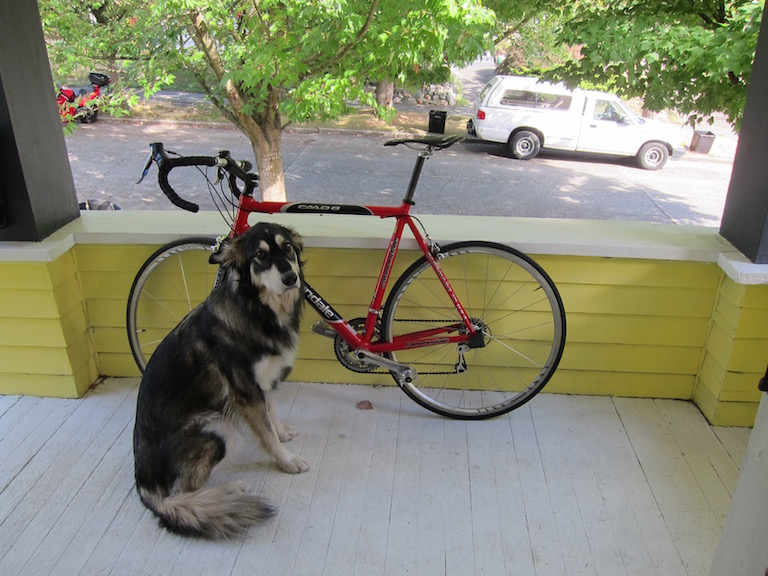
#> input picture pliki/dog.jpg, 768 x 576 px
$ jupyter execute cw3.ipynb   (older library calls are emulated)
#> lines starting #> are read from the running program, lines starting #| are printed output that depends on the picture
[cell 1]
import cv2
import matplotlib.pyplot as plt
import numpy as np

[cell 2]
image = cv2.imread("../pliki/dog.jpg")
#> image is the input picture: shape (576, 768, 3); mean B, G, R 114.1, 135.7, 134.4

[cell 3]
plt.imshow(image)
plt.title("Oryginalny obraz")
plt.axis("off")
plt.show()

### histogram jasności

[cell 4]
gray = cv2.cvtColor(image, cv2.COLOR_BGR2GRAY)
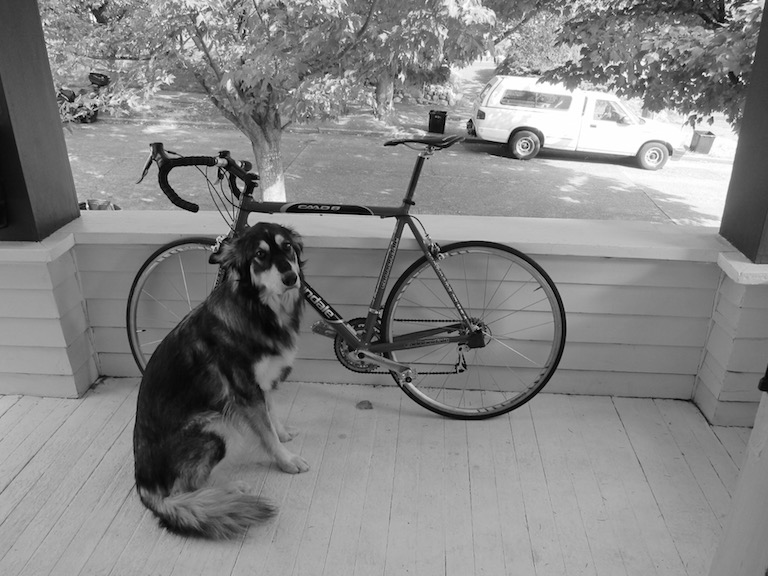
#> gray: shape (576, 768); min 0, max 255, mean 132.8
plt.hist(gray.ravel(), bins=256)
plt.title("Histogram jasności")
plt.xlabel("Jasność")
plt.ylabel("Liczba pikseli")
plt.show()
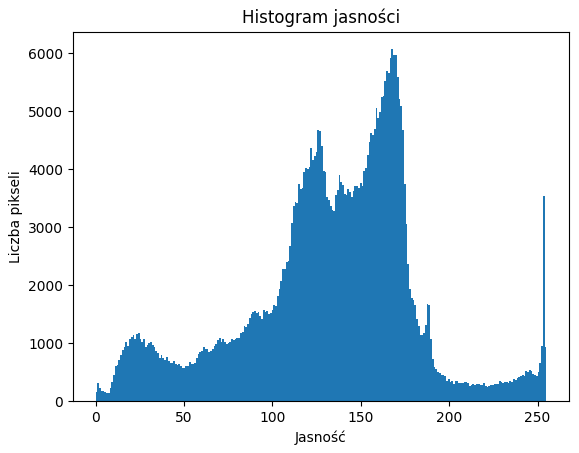
#> figure drawn by matplotlib, 1 panel; tallest bar 6067 high, from x = 167.3 to 168.3

### Zastosuj operatory Sobela, Prewitta i Robertsa do wykrycia krawędzi. Porównaj efekty uzyskane przez trzy operatory z oryginalnym obrazem.

[cell 5]
# Sobel
sobelx = cv2.Sobel(gray, cv2.CV_64F, 1, 0)
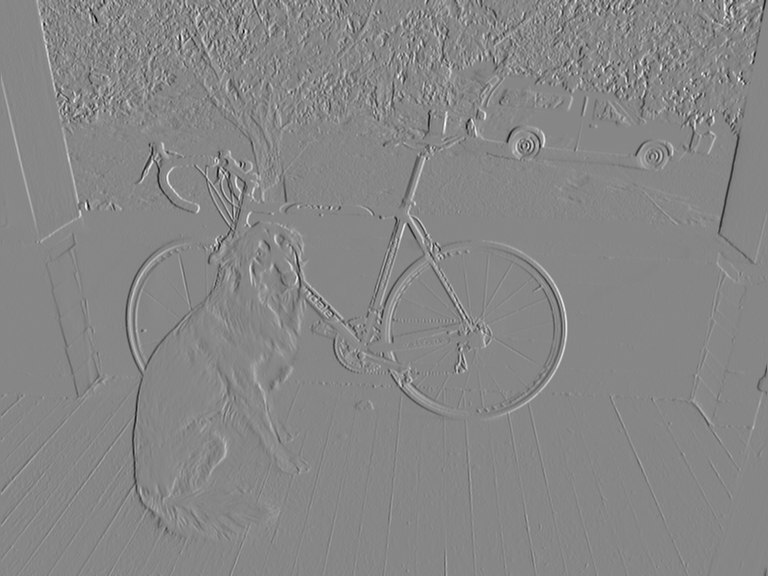
#> sobelx: shape (576, 768) float64; min -847, max 755, mean -0.2; drawn with min black and max white
sobely = cv2.Sobel(gray, cv2.CV_64F, 0, 1)
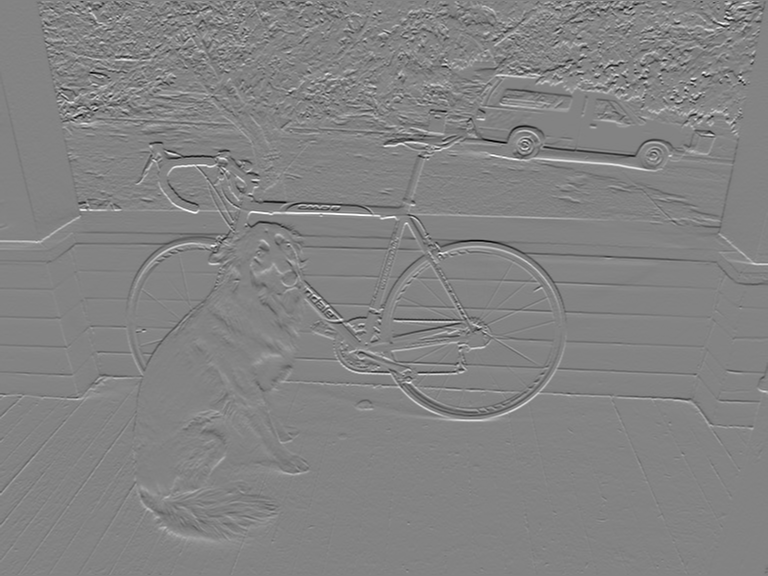
#> sobely: shape (576, 768) float64; min -795, max 749, mean 0.4; drawn with min black and max white
sobel = cv2.magnitude(sobelx, sobely)
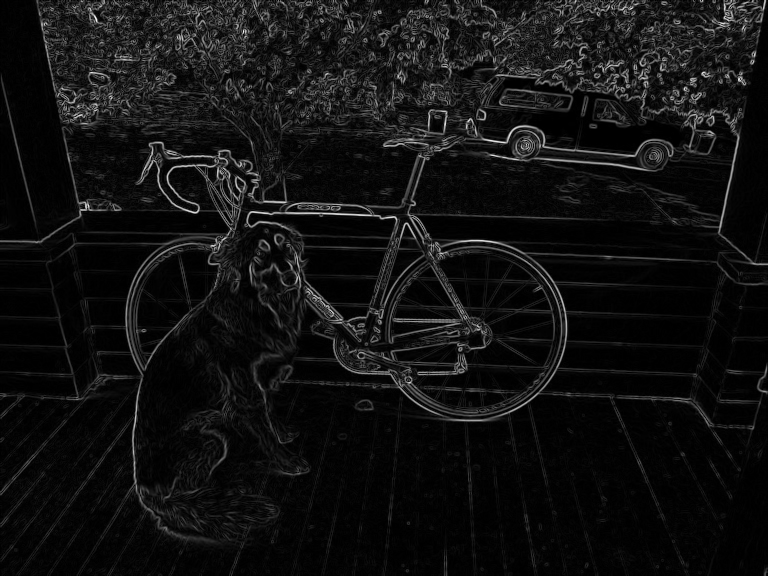
#> sobel: shape (576, 768) float64; min 0, max 862.2, mean 59.4; drawn with min black and max white
# Prewitt
kernelx = np.array([[1,0,-1],
 [1,0,-1],
[1,0,-1]])
kernely = np.array([[1,1,1],
 [0,0,0],
[-1,-1,-1]])
prewittx = cv2.filter2D(gray, -1, kernelx)
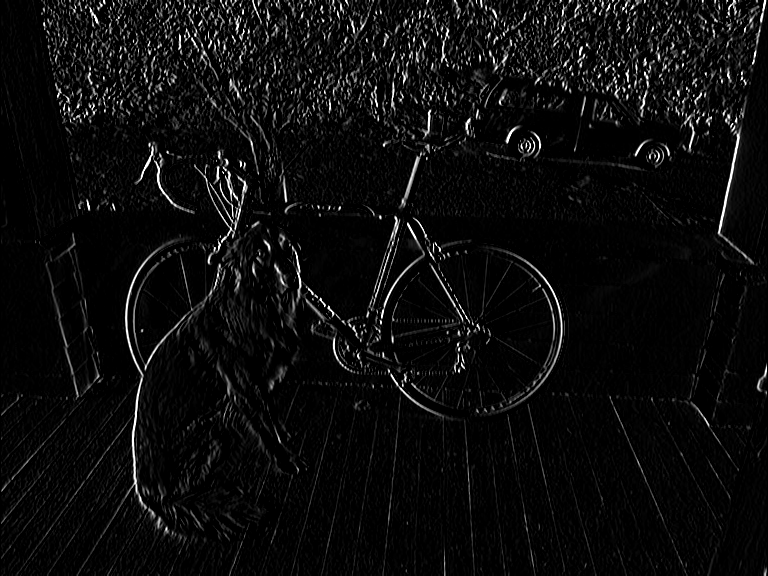
#> prewittx: shape (576, 768); min 0, max 255, mean 12.5
prewitty = cv2.filter2D(gray, -1, kernely)
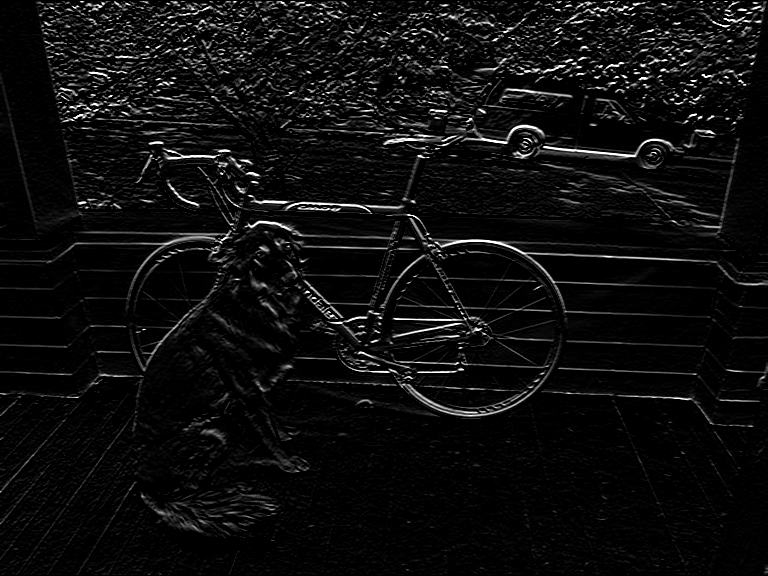
#> prewitty: shape (576, 768); min 0, max 255, mean 13.8
prewitt = cv2.add(prewittx, prewitty)
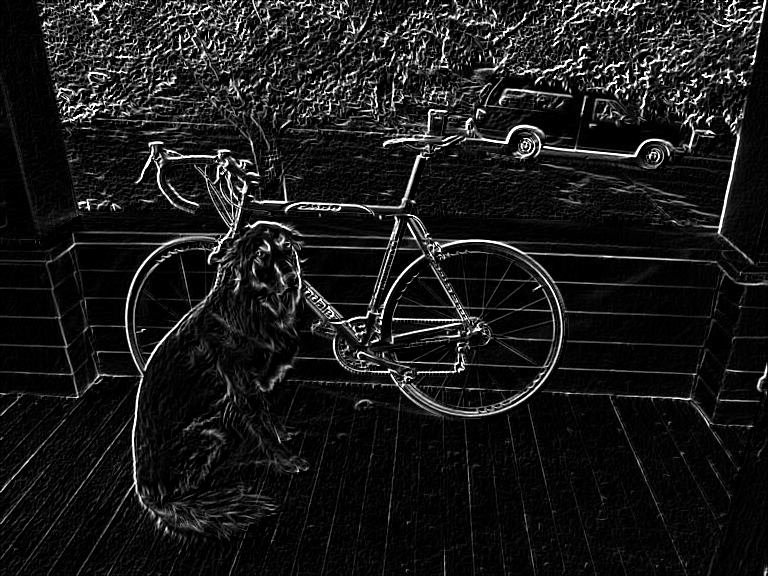
#> prewitt: shape (576, 768); min 0, max 255, mean 25.7
# Roberts
kernelx = np.array([[1,0],
 [0,-1]])
kernely = np.array([[0,1],
 [-1,0]])
robertsx = cv2.filter2D(gray, -1, kernelx)
robertsy = cv2.filter2D(gray, -1, kernely)
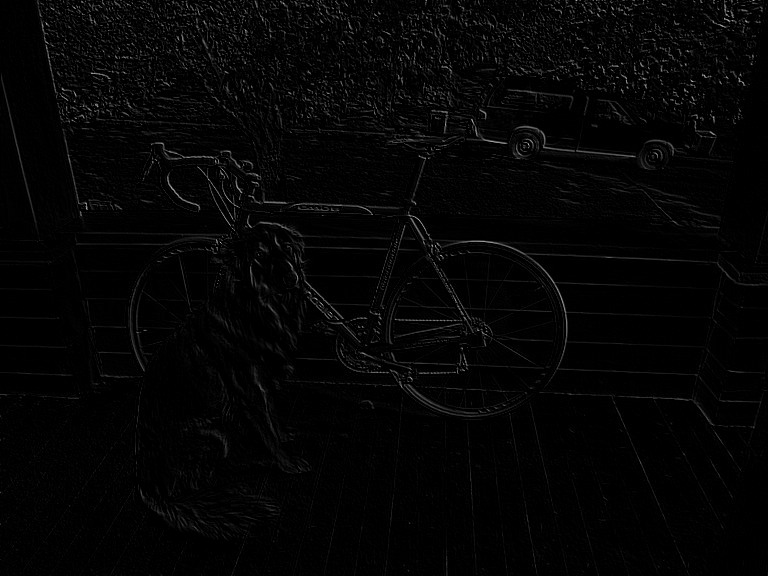
#> robertsy: shape (576, 768); min 0, max 191, mean 4.6
roberts = cv2.add(robertsx, robertsy)
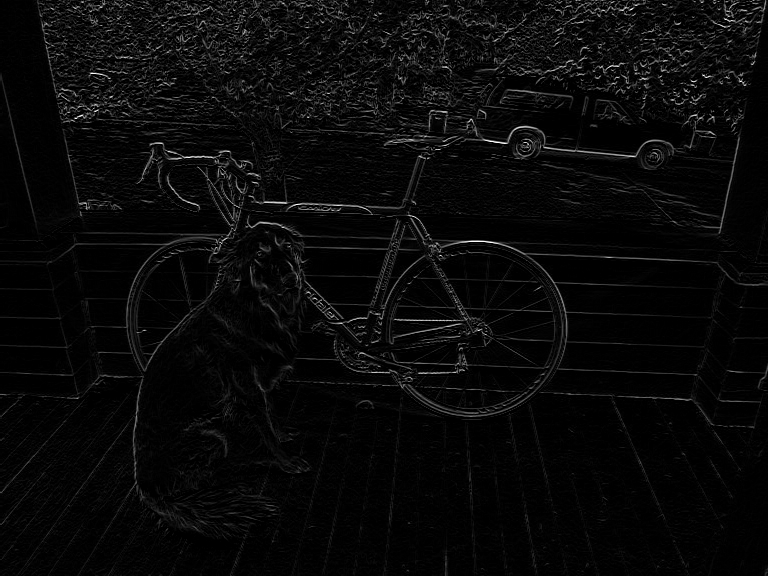
#> roberts: shape (576, 768); min 0, max 255, mean 9.2
# Wyświetlenie wyników
titles = ["Oryginał", "Sobel", "Prewitt", "Roberts"]
images = [gray, sobel, prewitt, roberts]
plt.figure(figsize=(12,8))
for i in range(4):
 plt.subplot(2, 2, i+1)
 plt.imshow(images[i], cmap="gray")
 plt.title(titles[i])
 plt.axis("off")
plt.show()

$ run again, with pliki/horses.jpg copied over pliki/dog.jpg
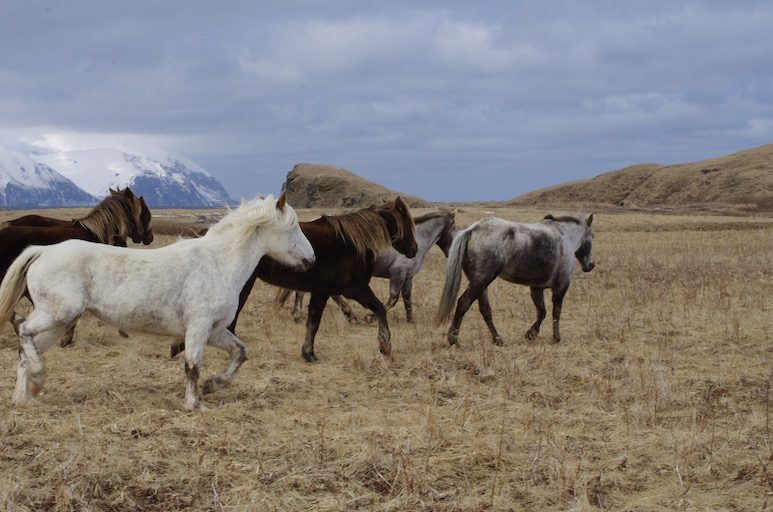
#> input picture pliki/horses.jpg, 773 x 512 px
#> image is the input picture: shape (512, 773, 3); mean B, G, R 125.2, 128.2, 133.3
#> `sobely = cv2.Sobel(gray, cv2.CV_64F, 0, 1)`:
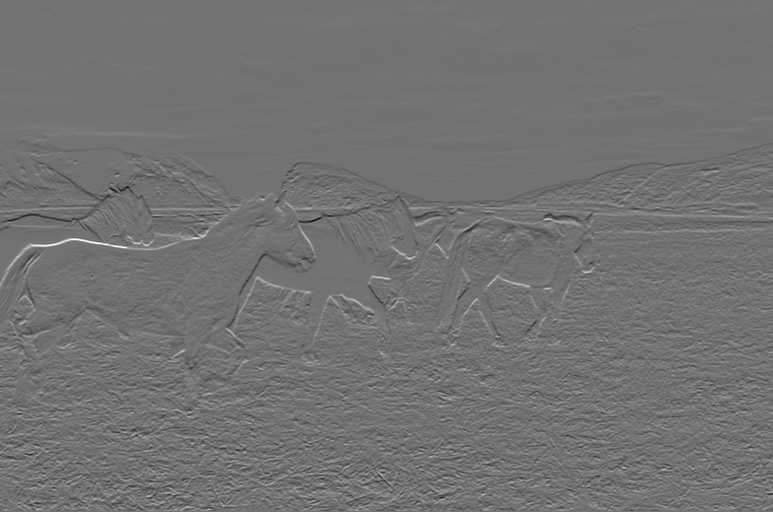
#> sobely: shape (512, 773) float64; min -658, max 806, mean -0.6; drawn with min black and max white
#> `robertsx = cv2.filter2D(gray, -1, kernelx)`:
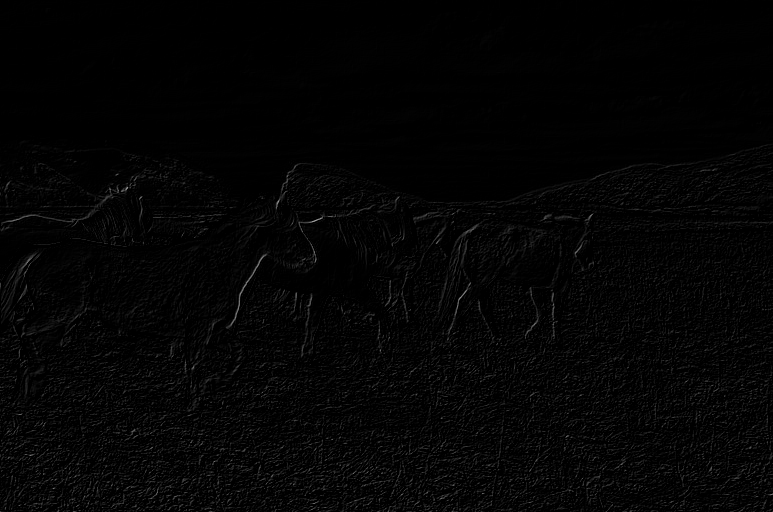
#> robertsx: shape (512, 773); min 0, max 158, mean 4.2
